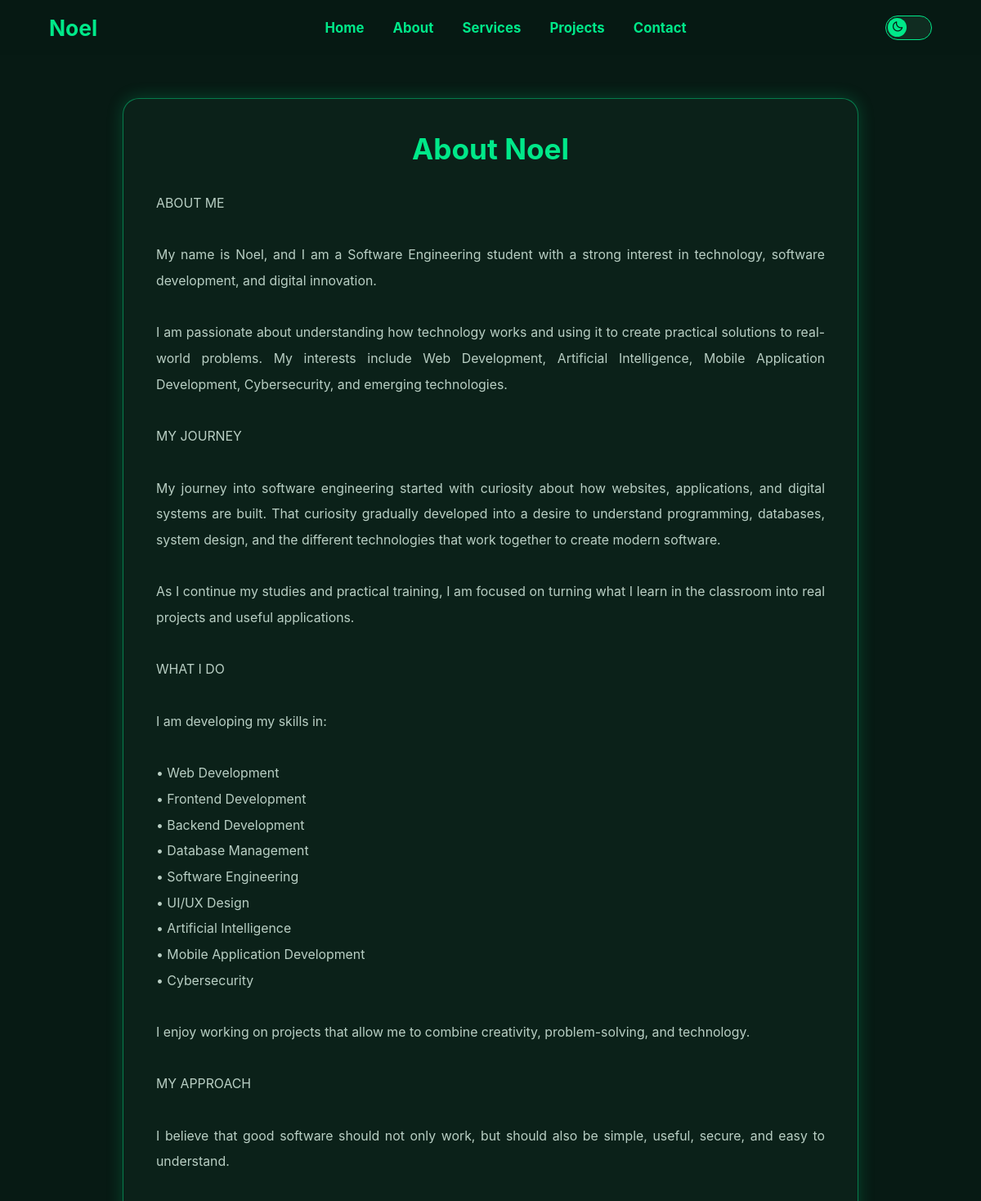
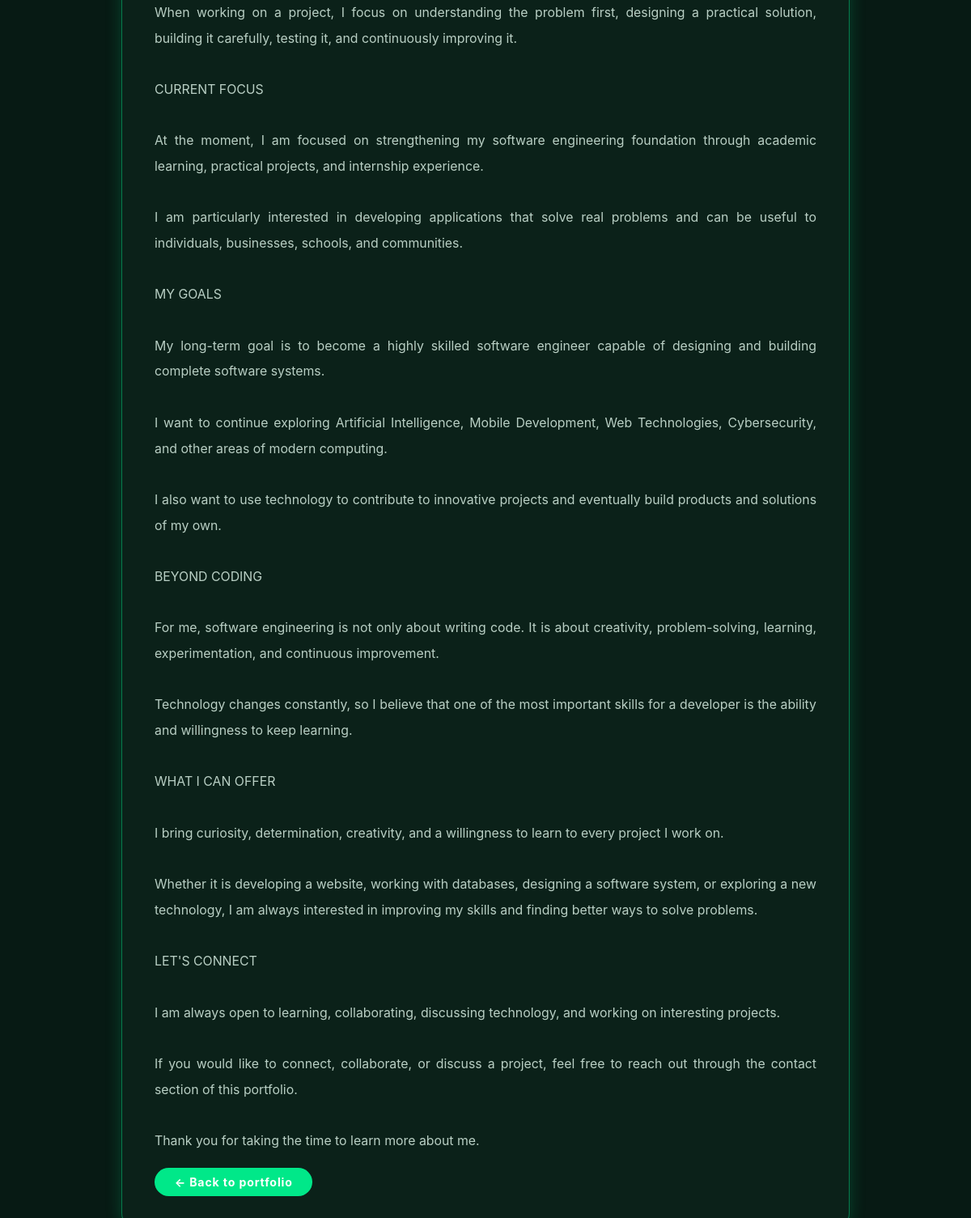
/readme.php, run on the app's committed database (2 pictures, top to bottom).
### tables this page shows
CREATE TABLE `portfolio_readme` (
  `ReadmeID` int(11) NOT NULL,
  `Heading` varchar(200) NOT NULL,
  `Content` text NOT NULL,
  `UpdatedAt` timestamp NOT NULL DEFAULT current_timestamp() ON UPDATE current_timestamp()
);

### readme.php (the view, shortened to what this page needs)
<?php
require_once "db.php";
$heading = "About";
$content = "";
try {
    $result = $conn->query("SELECT Heading, Content FROM portfolio_readme ORDER BY ReadmeID ASC LIMIT 1");
    if ($result && $row = $result->fetch_assoc()) {
        $heading = $row["Heading"];
        $content = $row["Content"];
    }
} catch (\mysqli_sql_exception $e) {
}
?>
<!DOCTYPE html>
<html lang="en">
<head>
    <link href="css/boxicons.min.css" rel="stylesheet" />
    <link href="css/style.css" rel="stylesheet" />
</head>
<body>
    <header class="header">
        <a class="logo" href="index.php">Noel</a>
        <nav class="navbar">
            <a href="index.php#home">Home</a>
            <a href="index.php#about">About</a>
            <a href="index.php#services">Services</a>
            <a href="index.php#projects">Projects</a>
            <a href="index.php#contact">Contact</a>
        </nav>
        <div class="header-controls">
            <button class="theme-toggle" id="theme-toggle" aria-label="Toggle theme">
                <i class="bx bx-moon"></i>
            </button>
        </div>
    </header>
    <div class="readme">
        <h1><?php echo htmlspecialchars($heading); ?></h1>
        <p><?php echo nl2br(htmlspecialchars($content)); ?></p>
        <a class="btn" href="index.php#about" style="margin-top: 2rem; display: inline-block;">← Back to portfolio</a>
    </div>
</body>
</html>

### css/style.css (style rules this page uses)
* { margin: 0; padding: 0; box-sizing: border-box; text-decoration: none; border: none; outline: none; scroll-behavior: smooth; font-family: -apple-system, BlinkMacSystemFont, "Segoe UI", Roboto, Arial, sans-serif; }
.bx, [class^="bx-"], [class*=" bx-"] { font-family: "boxicons" !important; font-style: normal; font-weight: normal; font-variant: normal; text-transform: none; line-height: 1; -webkit-font-smoothing: antialiased; -moz-osx-font-smoothing: grayscale; }
html { font-size: 62.5%; overflow-x: hidden; }
body { background-color: var(--bg-color); color: var(--text-color); transition: background-color 0.4s ease, color 0.4s ease; }
h1, h2, h3, h4, h5, h6, p { color: var(--text-color); transition: color 0.4s ease; }
p { line-height: 1.7; }
:root { --bg-color: #071a14; --snd-bg-color: #102c21; --card-color: #0b2119; --text-color: #f5fff9; --muted-text-color: #b9cfc4; --main-color: #00e889; --accent-color: #7affbd; --border-color: rgba(0, 232, 137, 0.45); --input-bg: #0a2118; --header-bg: rgba(7, 26, 20, 0.96); --shadow-color: rgba(0, 232, 137, 0.22); }
.header { position: fixed; width: 100%; top: 0; right: 0; z-index: 1000; display: flex; align-items: center; justify-content: space-between; padding: 2rem 5%; background: var(--header-bg); backdrop-filter: blur(10px); transition: background-color 0.4s ease, box-shadow 0.4s ease; }
.logo { font-size: 3rem; color: var(--main-color); font-weight: 700; cursor: default; transition: color 0.3s ease, transform 0.3s ease; }
.navbar { display: flex; align-items: center; }
.navbar a { font-size: 1.9rem; color: var(--main-color); margin-left: 4rem; font-weight: 700; transition: color 0.3s ease, transform 0.3s ease; }
.header-controls { display: flex; align-items: center; gap: 1.5rem; flex-shrink: 0; }
.theme-toggle { position: relative; width: 6.5rem; height: 3.4rem; flex-shrink: 0; display: flex; align-items: center; padding: 0.3rem; border: 0.2rem solid var(--main-color); border-radius: 3rem; background: var(--snd-bg-color); cursor: pointer; transition: background-color 0.4s ease, border-color 0.4s ease, transform 0.3s ease; }
.theme-toggle i { position: absolute; left: 0.3rem; width: 2.6rem; height: 2.6rem; display: inline-flex; align-items: center; justify-content: center; border-radius: 50%; background: var(--main-color); color: var(--bg-color); font-size: 1.7rem; line-height: 1; transition: left 0.4s ease, background-color 0.4s ease, color 0.4s ease; }
.btn { display: inline-block; padding: 1rem 2.8rem; background: var(--main-color); border-radius: 4rem; box-shadow: none; font-size: 1.6rem; color: #ffffff; letter-spacing: 0.1rem; font-weight: 700; transition: transform 0.3s ease, box-shadow 0.3s ease; cursor: pointer; }
.readme { max-width: 900px; margin: 120px auto; padding: 40px; background: var(--card-color); border: 0.2rem solid var(--border-color); border-radius: 20px; box-shadow: 0 0 20px var(--shadow-color); }
.readme h1 { font-size: 4rem; color: var(--main-color); text-align: center; margin-bottom: 30px; }
.readme p { font-size: 1.8rem; line-height: 2; text-align: justify; color: var(--muted-text-color); }
@media (max-width: 1200px) { html { font-size: 55%; } }

### data on the page
portfolio_readme: Heading "About Noel", Content "ABOUT ME My name is Noel, and I am a Software Engineering student with a strong interest in technology, software development, and digital innovation. I am passionate about understanding how technology works and using it to create practical solutions to real-world problems. My interests include Web Development, Artificial Intelligence, Mobile Application Development, Cybersecurity, and emerging technologies. MY JOURNEY My journey into software engineering started with curiosity about how websites, applications, and digital systems are built. That curiosity gradually developed into a desire to understand programming, databases, system design, and the different technologies that work together…"
